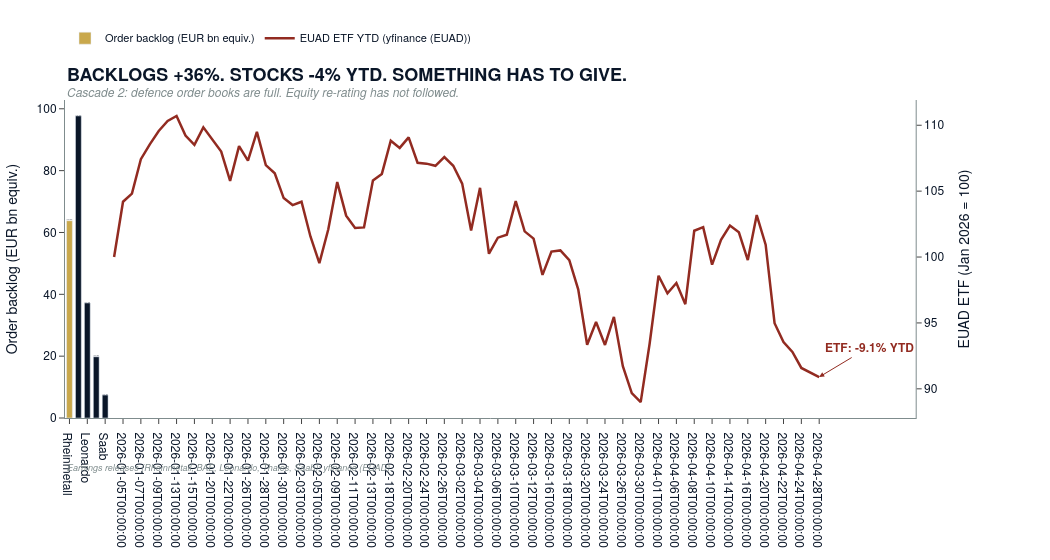

The cell this chart's notebook holds for it:
### Markdown cell above
## Cell 7 — Cascade 2: Defence Backlog vs ETF (Slide 8)
**Chart:** Rising order backlogs (bars) vs EUAD ETF -4% YTD (line)
**Title:** "BACKLOGS +36%. STOCKS -4% YTD. SOMETHING HAS TO GIVE."

### Code cell
def build_cascade2():
    # ── Hand-coded backlog data (from earnings releases / Bloomberg) ───────────
    companies = ["Rheinmetall", "BAE Systems", "Leonardo", "Thales", "Saab"]
    backlog_bn = [63.8, 97.7, 37.2, 19.8, 7.4]   # all converted to EUR-equiv
    growth_pct = [36,   14,   22,   28,   31]      # YoY backlog growth %
    bar_colors = [GOLD if g == max(growth_pct) else NAVY for g in growth_pct]

    # ── EUAD ETF YTD ───────────────────────────────────────────────────────────
    try:
        etf_raw = yf.download("EUAD", start="2026-01-01", auto_adjust=True, progress=False)
        etf = (etf_raw["Close"] if isinstance(etf_raw.columns, pd.MultiIndex)
               else etf_raw).squeeze()
        if len(etf) < 5:
            raise ValueError("Insufficient EUAD data")
        etf_idx = (etf / etf.iloc[0]) * 100
        etf_note = "yfinance (EUAD)"
    except Exception as exc:
        print(f"EUAD ETF fetch failed ({exc}) — using synthetic -4% YTD")
        dates = pd.date_range("2026-01-02", "2026-04-27", freq="B")
        etf_idx = pd.Series(
            100 - 4 * np.linspace(0, 1, len(dates)) + np.random.default_rng(7).normal(0, 0.3, len(dates)),
            index=dates)
        etf_note = "hand-coded YTD = -4%"

    # ── Dual-axis chart ────────────────────────────────────────────────────────
    fig = make_subplots(specs=[[{"secondary_y": True}]])

    # Backlog bars
    fig.add_trace(go.Bar(
        x=companies, y=backlog_bn,
        marker_color=bar_colors,
        name="Order backlog (EUR bn equiv.)",
        text=[f"+{g}% YoY" for g in growth_pct],
        textposition="outside",
        textfont=dict(color=NAVY, size=11),
    ), secondary_y=False)

    # ETF line
    fig.add_trace(go.Scatter(
        x=etf_idx.index, y=etf_idx.values,
        name=f"EUAD ETF YTD ({etf_note})",
        line=dict(color=CRIMSON, width=2.5, dash="solid"),
        yaxis="y2",
    ), secondary_y=True)

    # Annotation on ETF endpoint
    fig.add_annotation(
        x=etf_idx.index[-1], y=etf_idx.iloc[-1],
        text=f"<b>ETF: {etf_idx.iloc[-1]-100:+.1f}% YTD</b>",
        showarrow=True, arrowhead=2, arrowcolor=CRIMSON,
        font=dict(color=CRIMSON, size=12), ax=50, ay=-30, yref="y2")

    fig.update_layout(
        width=1050, height=560,
        plot_bgcolor="white", paper_bgcolor="white",
        margin=dict(l=60, r=80, t=100, b=70),
        font=dict(family="Helvetica Neue, Arial, sans-serif", color=NAVY),
        legend=dict(orientation="h", x=0.0, y=1.24,
                    bgcolor="rgba(0,0,0,0)", font=dict(size=11, color=NAVY)),
        bargap=0.35,
    )
    fig.update_yaxes(title_text="Order backlog (EUR bn equiv.)",
                     showgrid=False, linecolor=GREY, ticks="outside", secondary_y=False)
    fig.update_yaxes(title_text="EUAD ETF (Jan 2026 = 100)",
                     showgrid=False, linecolor=GREY, ticks="outside", secondary_y=True)
    fig.update_xaxes(showgrid=False, linecolor=GREY, ticks="outside")

    # Title / subtitle / source via annotations
    fig.add_annotation(text="<b>BACKLOGS +36%. STOCKS -4% YTD. SOMETHING HAS TO GIVE.</b>",
        xref="paper", yref="paper", x=0.0, y=1.13,
        xanchor="left", yanchor="top", showarrow=False,
        font=dict(size=18, color=NAVY, family="Helvetica Neue, Arial, sans-serif"))
    fig.add_annotation(text="<i>Cascade 2: defence order books are full. Equity re-rating has not followed.</i>",
        xref="paper", yref="paper", x=0.0, y=1.06,
        xanchor="left", yanchor="top", showarrow=False,
        font=dict(size=12, color=GREY, family="Helvetica Neue, Arial, sans-serif"))
    fig.add_annotation(text=f"<i>Earnings releases (Rheinmetall, BAE, Leonardo, Thales, Saab); {etf_note}.</i>",
        xref="paper", yref="paper", x=0.0, y=-0.13,
        xanchor="left", yanchor="top", showarrow=False,
        font=dict(size=9, color=GREY, family="Helvetica Neue, Arial, sans-serif"))

    export_chart(fig, "cascade_2_defence_backlog")
    return fig

fig_c2 = build_cascade2()
fig_c2.show()

### Figure 1 — Plotly figure (JSON) as saved in the notebook; plotly's stock layout.template omitted (floating-point values rounded to 4 significant figures)
{"data": [{"marker": {"color": ["#C9A84C", "#0A1628", "#0A1628", "#0A1628", "#0A1628"]}, "name": "Order backlog (EUR bn equiv.)", "text": ["+36% YoY", "+14% YoY", "+22% YoY", "+28% YoY", "+31% YoY"], "textfont": {"color": "#0A1628", "size": 11}, "textposition": "outside", "type": "bar", "x": ["Rheinmetall", "BAE Systems", "Leonardo", "Thales", "Saab"], "xaxis": "x", "y": [63.8, 97.7, 37.2, 19.8, 7.4], "yaxis": "y"}, {"line": {"color": "#922B21", "dash": "solid", "width": 2.5}, "name": "EUAD ETF YTD (yfinance (EUAD))", "type": "scatter", "x": ["2026-01-02T00:00:00", "2026-01-05T00:00:00", "2026-01-06T00:00:00", "2026-01-07T00:00:00", "2026-01-08T00:00:00", "2026-01-09T00:00:00", "2026-01-12T00:00:00", "2026-01-13T00:00:00", "2026-01-14T00:00:00", "2026-01-15T00:00:00", "2026-01-16T00:00:00", "2026-01-20T00:00:00", "2026-01-21T00:00:00", "2026-01-22T00:00:00", "2026-01-23T00:00:00", "2026-01-26T00:00:00", "2026-01-27T00:00:00", "2026-01-28T00:00:00", "2026-01-29T00:00:00", "2026-01-30T00:00:00", "2026-02-02T00:00:00", "2026-02-03T00:00:00", "2026-02-04T00:00:00", "2026-02-05T00:00:00", "2026-02-06T00:00:00", "2026-02-09T00:00:00", "2026-02-10T00:00:00", "2026-02-11T00:00:00", "2026-02-12T00:00:00", "2026-02-13T00:00:00", "2026-02-17T00:00:00", "2026-02-18T00:00:00", "2026-02-19T00:00:00", "2026-02-20T00:00:00", "2026-02-23T00:00:00", "2026-02-24T00:00:00", "2026-02-25T00:00:00", "2026-02-26T00:00:00", "2026-02-27T00:00:00", "2026-03-02T00:00:00", "2026-03-03T00:00:00", "2026-03-04T00:00:00", "2026-03-05T00:00:00", "2026-03-06T00:00:00", "2026-03-09T00:00:00", "2026-03-10T00:00:00", "2026-03-11T00:00:00", "2026-03-12T00:00:00", "2026-03-13T00:00:00", "2026-03-16T00:00:00", "2026-03-17T00:00:00", "2026-03-18T00:00:00", "2026-03-19T00:00:00", "2026-03-20T00:00:00", "2026-03-23T00:00:00", "2026-03-24T00:00:00", "2026-03-25T00:00:00", "2026-03-26T00:00:00", "2026-03-27T00:00:00", "2026-03-30T00:00:00", "2026-03-31T00:00:00", "2026-04-01T00:00:00", "2026-04-02T00:00:00", "2026-04-06T00:00:00", "2026-04-07T00:00:00", "2026-04-08T00:00:00", "2026-04-09T00:00:00", "2026-04-10T00:00:00", "2026-04-13T00:00:00", "2026-04-14T00:00:00", "2026-04-15T00:00:00", "2026-04-16T00:00:00", "2026-04-17T00:00:00", "2026-04-20T00:00:00", "2026-04-21T00:00:00", "2026-04-22T00:00:00", "2026-04-23T00:00:00", "2026-04-24T00:00:00", "2026-04-27T00:00:00", "2026-04-28T00:00:00"], "xaxis": "x", "y": [100.0, 104.2, 104.8, 107.4, 108.6, 109.6, 110.3, 110.7, 109.2, 108.5, 109.8, 109.0, 108.0, 105.8, 108.4, 107.3, 109.5, 107.0, 106.4, 104.5, 103.9, 104.2, 101.6, 99.54, 102.1, 105.7, 103.1, 102.2, 102.2, 105.8, 106.3, 108.8, 108.3, 109.1, 107.2, 107.1, 106.9, 107.6, 106.9, 105.6, 102.0, 105.3, 100.3, 101.5, 101.7, 104.2, 101.9, 101.4, 98.65, 100.4, 100.5, 99.77, 97.55, 93.35, 95.07, 93.33, 95.46, 91.72, 89.68, 88.99, 93.42, 98.58, 97.25, 98.03, 96.42, 102.0, 102.3, 99.43, 101.3, 102.4, 101.9, 99.77, 103.2, 100.9, 94.98, 93.56, 92.8, 91.58, 91.26, 90.9], "yaxis": "y2"}], "layout": {"annotations": [{"arrowcolor": "#922B21", "arrowhead": 2, "ax": 50, "ay": -30, "font": {"color": "#922B21", "size": 12}, "showarrow": true, "text": "<b>ETF: -9.1% YTD</b>", "x": "2026-04-28T00:00:00", "y": 90.9, "yref": "y2"}, {"font": {"color": "#0A1628", "family": "Helvetica Neue, Arial, sans-serif", "size": 18}, "showarrow": false, "text": "<b>BACKLOGS +36%. STOCKS -4% YTD. SOMETHING HAS TO GIVE.</b>", "x": 0.0, "xanchor": "left", "xref": "paper", "y": 1.13, "yanchor": "top", "yref": "paper"}, {"font": {"color": "#7F8C8D", "family": "Helvetica Neue, Arial, sans-serif", "size": 12}, "showarrow": false, "text": "<i>Cascade 2: defence order books are full. Equity re-rating has not followed.</i>", "x": 0.0, "xanchor": "left", "xref": "paper", "y": 1.06, "yanchor": "top", "yref": "paper"}, {"font": {"color": "#7F8C8D", "family": "Helvetica Neue, Arial, sans-serif", "size": 9}, "showarrow": false, "text": "<i>Earnings releases (Rheinmetall, BAE, Leonardo, Thales, Saab); yfinance (EUAD).</i>", "x": 0.0, "xanchor": "left", "xref": "paper", "y": -0.13, "yanchor": "top", "yref": "paper"}], "bargap": 0.35, "font": {"color": "#0A1628", "family": "Helvetica Neue, Arial, sans-serif"}, "height": 560, "legend": {"bgcolor": "rgba(0,0,0,0)", "font": {"color": "#0A1628", "size": 11}, "orientation": "h", "x": 0.0, "y": 1.24}, "margin": {"b": 70, "l": 60, "r": 80, "t": 100}, "paper_bgcolor": "white", "plot_bgcolor": "white", "width": 1050, "xaxis": {"anchor": "y", "domain": [0.0, 0.94], "linecolor": "#7F8C8D", "showgrid": false, "ticks": "outside"}, "yaxis": {"anchor": "x", "domain": [0.0, 1.0], "linecolor": "#7F8C8D", "showgrid": false, "ticks": "outside", "title": {"text": "Order backlog (EUR bn equiv.)"}}, "yaxis2": {"anchor": "x", "linecolor": "#7F8C8D", "overlaying": "y", "showgrid": false, "side": "right", "ticks": "outside", "title": {"text": "EUAD ETF (Jan 2026 = 100)"}}}}
